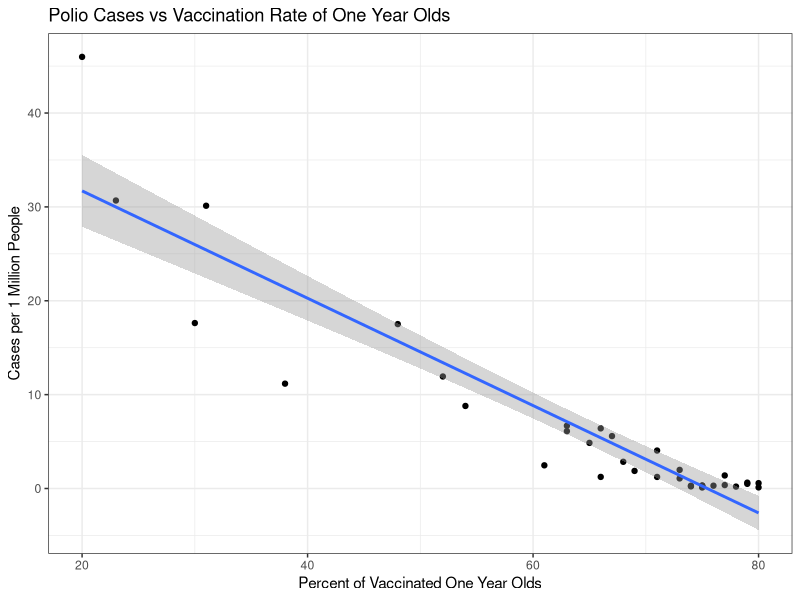
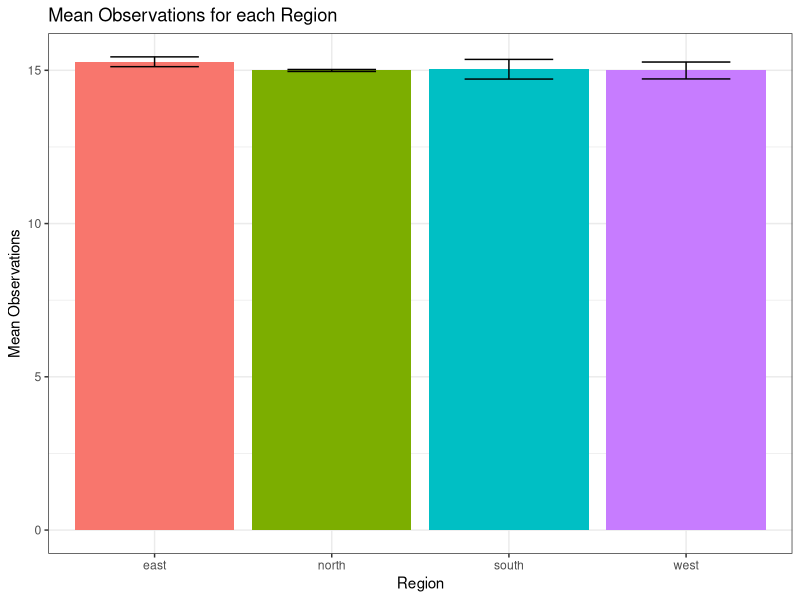
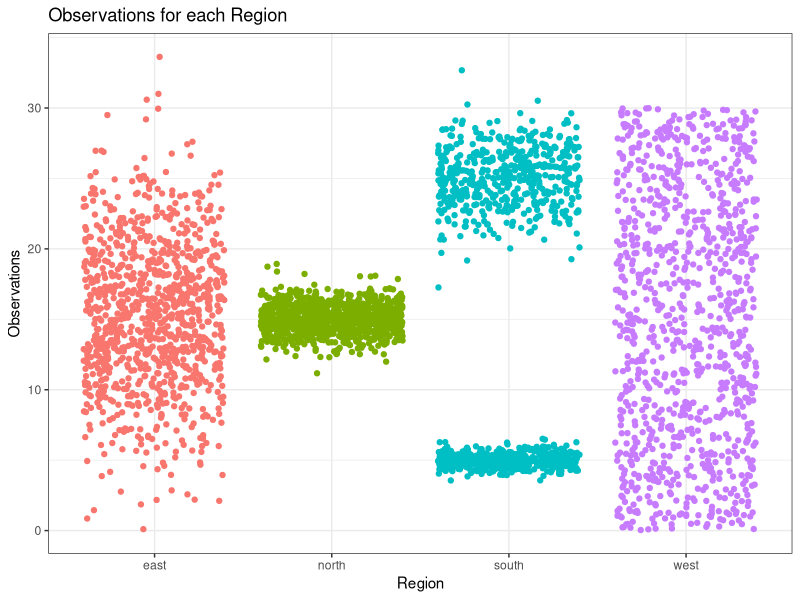
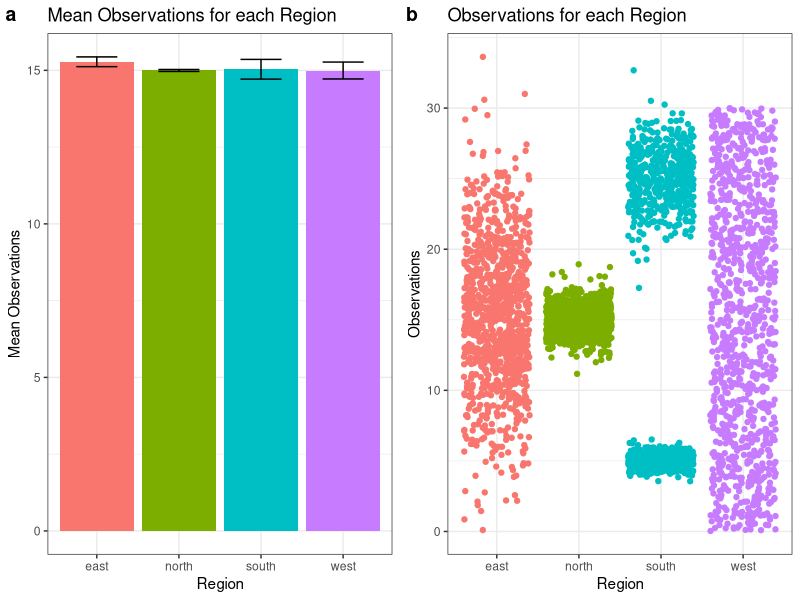

Here is the R script that generated these plots, in order:
#Marlee Shaffer
#Exercise 10 - Analysis and Plotting 

#Set working directory 
setwd("~/Desktop/Biocomp_tutorial12")

#Load packages
library(ggplot2)
library(cowplot)

##Part 1
#Find data on two variables that you would expect to be related to each other 
#Write a script that loads the text file and produces a scatter plot with a trend line

#Data was found online from: 
#Data shows Polio cases per million people and the vaccination rate of one-year olds

#Load the text file 
data1<-read.table(file = "Polio.txt", header = TRUE, sep="\t", stringsAsFactors = FALSE)

#Create the scatter plot with a trend line 
ggplot(data = data1, aes(x = Vaccine, y = Cases)) + 
  geom_point() + stat_smooth(method = "lm") + 
  xlab("Percent of Vaccinated One Year Olds") + 
  ylab("Cases per 1 Million People") + 
  ggtitle("Polio Cases vs Vaccination Rate of One Year Olds") + 
  theme_bw()

##Part 2
#Write a script that generates two figures from data.txt
#Read the data.txt file 
data<-read.table("data.txt", header = TRUE, sep=",", stringsAsFactors = FALSE)

#Produce a bar plot of means of 4 populations
plot1<-ggplot(data, aes(x = region, y = observations, fill = region))+
  stat_summary(fun.y = mean, geom = "bar")+ 
  stat_summary(fun.data = mean_se, geom = "errorbar", width = 0.5 )+ xlab("Region")+
  ylab("Mean Observations")+ ggtitle("Mean Observations for each Region")+
  theme_bw() + theme(legend.position = "none")
plot1

#Produce a scatter plot of all the observations 
plot2<-ggplot(data, aes(x = region, y = observations, color = region))+
  geom_jitter() + xlab("Region") + ylab("Observations")+
  ggtitle("Observations for each Region")+ theme_bw()+
  theme(legend.position = "none")
plot2

#Show plots side by side for comparison
plot_grid(plot1, plot2, labels = c("a", "b"),
                  rel_widths = c(4, 4),
                  ncol = 2, nrow = 1)

#Do the bar and scatter plots tell different stories? Why?
#The bar graph and the scatter plot of the same data show different stories. 
#The bar graph is showing the mean of the overall data for each region, which were similar 
#to each other. The scatter plot shows each observation, there by showing the variation between
#the observations. Error bars were added to the bar graph to better represent the data. 

